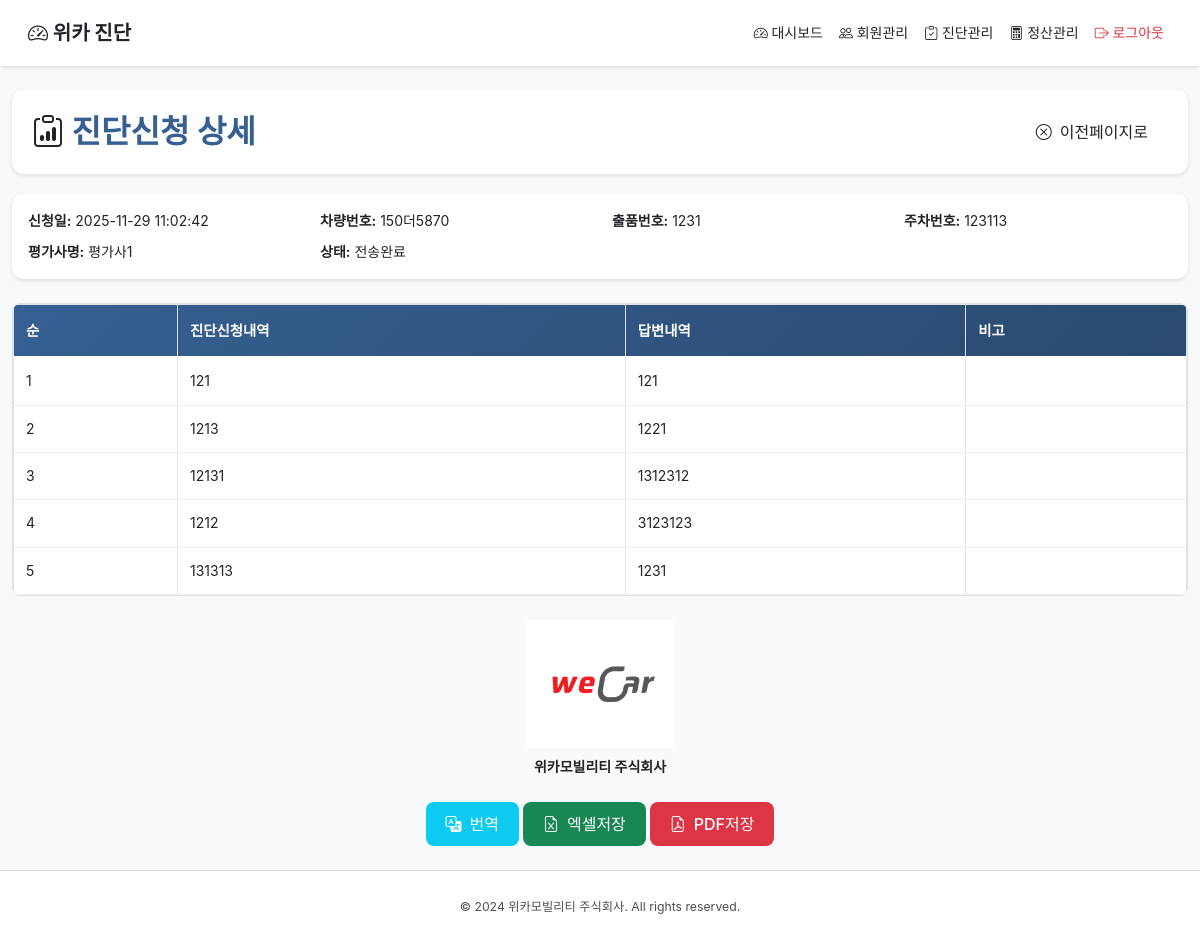
The app's page /admin/diagnosis/2 (signed in) with its own data.
### tables this page shows
CREATE TABLE diagnosis_requests (
            id INTEGER PRIMARY KEY AUTOINCREMENT,
            applicant_id INTEGER NOT NULL,
            request_date TEXT NOT NULL DEFAULT (datetime('now', 'localtime')),
            vehicle_number TEXT,
            lot_number TEXT,
            parking_number TEXT,
            status TEXT NOT NULL DEFAULT '신청',
            evaluator_id INTEGER,
            evaluator_name TEXT,
            answer_date TEXT,
            confirmed_at TEXT,
            translated_summary TEXT,
            translated_at TEXT,
            sent_at TEXT,
            fee INTEGER DEFAULT 120000,
            FOREIGN KEY (applicant_id) REFERENCES users(id) ON DELETE CASCADE,
            FOREIGN KEY (evaluator_id) REFERENCES users(id) ON DELETE SET NULL
        );

CREATE TABLE diagnosis_request_items (
            id INTEGER PRIMARY KEY AUTOINCREMENT,
            diagnosis_id INTEGER NOT NULL,
            sequence INTEGER NOT NULL,
            content TEXT NOT NULL,
            created_at TEXT NOT NULL DEFAULT (datetime('now', 'localtime')),
            FOREIGN KEY (diagnosis_id) REFERENCES diagnosis_requests(id) ON DELETE CASCADE
        );

CREATE TABLE diagnosis_response_details (
            id INTEGER PRIMARY KEY AUTOINCREMENT,
            diagnosis_id INTEGER NOT NULL,
            responder_id INTEGER NOT NULL,
            sequence INTEGER NOT NULL,
            content TEXT NOT NULL,
            note TEXT,
            created_at TEXT NOT NULL DEFAULT (datetime('now', 'localtime')),
            updated_at TEXT NOT NULL DEFAULT (datetime('now', 'localtime')),
            UNIQUE(diagnosis_id, sequence),
            FOREIGN KEY (diagnosis_id) REFERENCES diagnosis_requests(id) ON DELETE CASCADE,
            FOREIGN KEY (responder_id) REFERENCES users(id) ON DELETE CASCADE
        );

### app.py (the view)
@app.route("/admin/diagnosis/<int:diagnosis_id>")
@login_required
@role_required("관리자")
def admin_diagnosis_details(diagnosis_id: int):
    diagnosis = _fetch_diagnosis(diagnosis_id)
    if not diagnosis:
        abort(404)
    details = _fetch_request_details(diagnosis_id)
    responses = _fetch_response_details(diagnosis_id)
    return render_template(
        "admin/diagnosis_details.html",
        diagnosis=diagnosis,
        request_details=details,
        response_details=responses,
    )

### app.py (called while the page is built)
def get_db() -> sqlite3.Connection:
    if "db" not in g:
        conn = sqlite3.connect(DB_PATH)
        conn.row_factory = sqlite3.Row
        g.db = conn
    return g.db

def login_required(func):
    from functools import wraps
    @wraps(func)
    def wrapper(*args, **kwargs):
        if "user_id" not in session:
            return redirect(url_for("login"))
        return func(*args, **kwargs)
    return wrapper

def role_required(*roles):
    from functools import wraps
    def decorator(func):
        @wraps(func)
        def wrapper(*args, **kwargs):
            if "user_type" not in session or session["user_type"] not in roles:
                abort(403)
            return func(*args, **kwargs)
        return wrapper
    return decorator

def _fetch_diagnosis(diagnosis_id: int) -> Optional[sqlite3.Row]:
    db = get_db()
    return db.execute(
        """
        SELECT dr.*, applicant.name AS applicant_name, evaluator.name AS evaluator_name
        FROM diagnosis_requests dr
        JOIN users AS applicant ON applicant.id = dr.applicant_id
        LEFT JOIN users AS evaluator ON evaluator.id = dr.evaluator_id
        WHERE dr.id = ?
        """,
        (diagnosis_id,),
    ).fetchone()

def _fetch_request_details(diagnosis_id: int) -> List[sqlite3.Row]:
    db = get_db()
    return db.execute(
        """
        SELECT * FROM diagnosis_request_items
        WHERE diagnosis_id = ?
        ORDER BY sequence ASC
        LIMIT 5
        """,
        (diagnosis_id,),
    ).fetchall()

def _fetch_response_details(diagnosis_id: int) -> List[sqlite3.Row]:
    db = get_db()
    return db.execute(
        """
        SELECT d.*, u.name AS responder_name
        FROM diagnosis_response_details d
        JOIN users u ON u.id = d.responder_id
        WHERE d.diagnosis_id = ?
        ORDER BY sequence ASC
        """,
        (diagnosis_id,),
    ).fetchall()

### templates/admin/diagnosis_details.html (shortened to what this page needs)
{% extends "base.html" %}
{% block content %}
<div class="container-fluid py-4">
    <div class="page-header">
        <div class="d-flex justify-content-between align-items-center">
            <h2><i class="bi bi-clipboard-data"></i> 진단신청 상세</h2>
            <button onclick="window.close()" class="btn btn-outline-secondary">
                <i class="bi bi-x-circle"></i> 이전페이지로
            </button>
        </div>
    </div>
    <div class="card mb-4">
        <div class="card-body">
            <div class="row">
                <div class="col-md-3"><strong>신청일:</strong> {{ diagnosis.request_date }}</div>
                <div class="col-md-3"><strong>차량번호:</strong> {{ diagnosis.vehicle_number or '' }}</div>
                <div class="col-md-3"><strong>출품번호:</strong> {{ diagnosis.lot_number or '' }}</div>
                <div class="col-md-3"><strong>주차번호:</strong> {{ diagnosis.parking_number or '' }}</div>
            </div>
            <div class="row mt-2">
                <div class="col-md-3"><strong>평가사명:</strong> {{ diagnosis.evaluator_name or '' }}</div>
                <div class="col-md-3"><strong>상태:</strong> {{ diagnosis.status }}</div>
            </div>
        </div>
    </div>
    <div class="table-wrapper">
        <table class="table table-bordered">
            <thead class="table-fixed-header">
                <tr>
                    <th>순</th>
                    <th>진단신청내역</th>
                    <th>답변내역</th>
                    <th>비고</th>
                </tr>
            </thead>
            <tbody>
                {% for detail in request_details %}
                {% set resp = response_details|selectattr('sequence', 'equalto', detail.sequence)|first %}
                <tr>
                    <td>{{ detail.sequence }}</td>
                    <td>{{ detail.content }}</td>
                    <td>{{ resp.content if resp else '' }}</td>
                    <td>{{ resp.note if resp else '' }}</td>
                </tr>
                {% endfor %}
            </tbody>
        </table>
    </div>
    <div class="text-center mt-4 mb-4">
        <img src="{{ url_for('static', filename='images/lpgo.png') }}" alt="위카 로고" style="max-width: 150px;">
        <p class="mt-2"><strong>위카모빌리티 주식회사</strong></p>
    </div>
    <div class="text-center">
        <a href="{{ url_for('admin_diagnosis_translate', diagnosis_id=diagnosis.id) }}" class="btn btn-info">
            <i class="bi bi-translate"></i> 번역
        </a>
        <a href="{{ url_for('admin_diagnosis_detail_export', diagnosis_id=diagnosis.id, fmt='xlsx') }}" class="btn btn-success">
            <i class="bi bi-file-earmark-excel"></i> 엑셀저장
        </a>
        <a href="{{ url_for('admin_diagnosis_detail_export', diagnosis_id=diagnosis.id, fmt='pdf') }}" class="btn btn-danger">
            <i class="bi bi-file-earmark-pdf"></i> PDF저장
        </a>
    </div>
</div>
{% endblock %}

### static/css/style.css (style rules this page uses)
:root { --primary-color: #366092; --primary-dark: #2a4a6f; --primary-light: #4a7ab8; --secondary-color: #6c757d; --success-color: #28a745; --danger-color: #dc3545; --warning-color: #ffc107; --info-color: #17a2b8; --light-bg: #f8f9fa; --dark-bg: #1a1a1a; --border-color: #dee2e6; --text-primary: #212529; --text-secondary: #495057; --text-muted: #6c757d; --text-white: #ffffff; --shadow-sm: 0 2px 4px rgba(0,0,0,0.1); --shadow-md: 0 4px 12px rgba(0,0,0,0.15); --shadow-lg: 0 8px 24px rgba(0,0,0,0.2); --border-radius: 12px; --border-radius-sm: 8px; --transition: all 0.3s cubic-bezier(0.4, 0, 0.2, 1); }
* { -webkit-tap-highlight-color: transparent; }
body { font-family: 'Noto Sans KR', -apple-system, BlinkMacSystemFont, 'Segoe UI', Roboto, 'Helvetica Neue', Arial, sans-serif; background-color: var(--light-bg); color: var(--text-primary) !important; line-height: 1.6; -webkit-font-smoothing: antialiased; -moz-osx-font-smoothing: grayscale; overflow-x: hidden; font-size: 14px; }
p, span, div, td, th, label, input, select, textarea, a:not(.btn) { color: var(--text-primary) !important; }
.table-wrapper { position: relative; overflow-x: auto; border: 1px solid var(--border-color); border-radius: var(--border-radius-sm); background: white; }
.table-fixed-header { position: sticky; top: 0; z-index: 10; background: linear-gradient(135deg, var(--primary-color) 0%, var(--primary-dark) 100%); }
.table-fixed-header th { background: transparent !important; color: var(--text-white) !important; font-weight: 600; padding: 14px 12px; white-space: nowrap; border-bottom: 2px solid rgba(255,255,255,0.3); font-size: 0.9rem; }
.table { margin-bottom: 0; width: 100%; min-width: 800px; background: white; }
.table td { padding: 12px; vertical-align: middle; white-space: nowrap; border-bottom: 1px solid #f0f0f0; color: var(--text-primary) !important; background: white; }
.table tbody tr { transition: var(--transition); background: white; }
.card { border: none; border-radius: var(--border-radius); box-shadow: var(--shadow-sm); transition: var(--transition); overflow: hidden; background: white; }
.card-body { color: var(--text-primary) !important; }
.card-body p, .card-body span, .card-body div { color: var(--text-primary) !important; }
.btn { border-radius: var(--border-radius-sm); font-weight: 500; padding: 10px 20px; transition: var(--transition); border: none; cursor: pointer; display: inline-flex; align-items: center; justify-content: center; gap: 8px; min-height: 44px; min-width: 44px; position: relative; overflow: hidden; }
.btn::before { content: ''; position: absolute; top: 50%; left: 50%; width: 0; height: 0; border-radius: 50%; background: rgba(255, 255, 255, 0.3); transform: translate(-50%, -50%); transition: width 0.6s, height 0.6s; }
.btn-success { color: var(--text-white) !important; }
.btn-danger { color: var(--text-white) !important; }
.btn-info { color: var(--text-white) !important; }
.page-header { background: white; padding: 20px; border-radius: var(--border-radius); margin-bottom: 20px; box-shadow: var(--shadow-sm); }
.page-header h2 { margin: 0; color: var(--primary-color) !important; font-weight: 700; }
.page-header * { color: var(--text-primary) !important; }
.container-fluid, .container { color: var(--text-primary) !important; }

### records on screen
diagnosis_requests: request_date "2025-11-29 11:02:42", vehicle_number "150더5870", lot_number "1231", parking_number "123113", evaluator_name "평가사1", status "전송완료"
diagnosis_request_items: sequence "1", content "121"
diagnosis_response_details: content "121"
diagnosis_request_items: sequence "2", content "1213"
diagnosis_response_details: content "1221"
diagnosis_request_items: sequence "3", content "12131"
diagnosis_response_details: content "1312312"
diagnosis_request_items: sequence "4", content "1212"
diagnosis_response_details: content "3123123"
diagnosis_request_items: sequence "5", content "131313"
diagnosis_response_details: content "1231"
